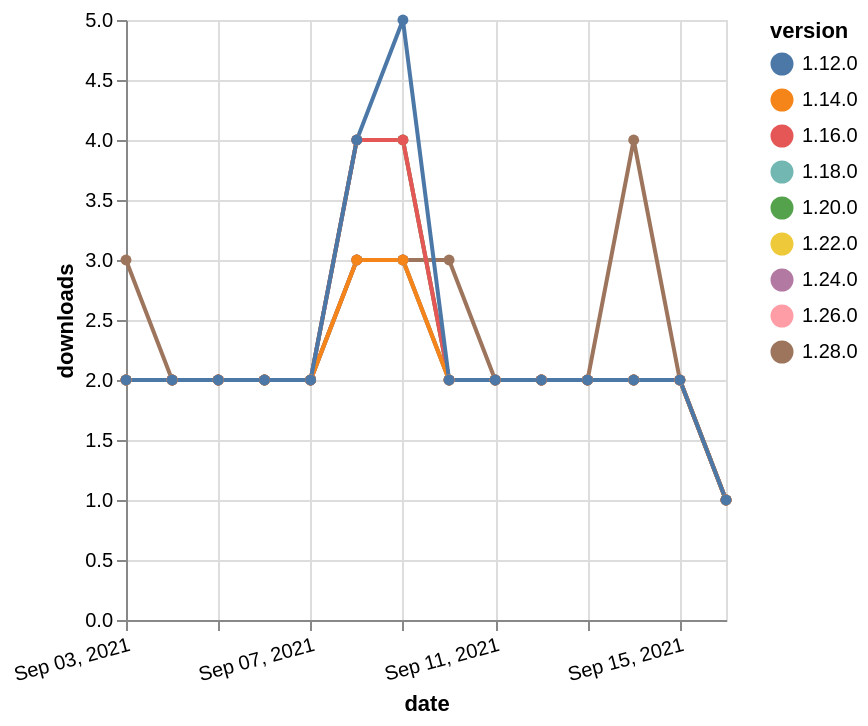

Describe this chart as a Vega-Lite specification.
### Vega-Lite specification from a JSON file in a GitHub repository (floating-point values rounded to 4 significant figures)
{"$schema": "https://vega.github.io/schema/vega-lite/v5.json", "description": "A simple bar chart with embedded data.", "data": {"values": [{"date": "2021-09-03", "total": 2051, "delta": 2, "version": "1.18.0"}, {"date": "2021-09-04", "total": 2053, "delta": 2, "version": "1.18.0"}, {"date": "2021-09-05", "total": 2055, "delta": 2, "version": "1.18.0"}, {"date": "2021-09-06", "total": 2057, "delta": 2, "version": "1.18.0"}, {"date": "2021-09-07", "total": 2059, "delta": 2, "version": "1.18.0"}, {"date": "2021-09-08", "total": 2062, "delta": 3, "version": "1.18.0"}, {"date": "2021-09-09", "total": 2065, "delta": 3, "version": "1.18.0"}, {"date": "2021-09-10", "total": 2067, "delta": 2, "version": "1.18.0"}, {"date": "2021-09-11", "total": 2069, "delta": 2, "version": "1.18.0"}, {"date": "2021-09-12", "total": 2071, "delta": 2, "version": "1.18.0"}, {"date": "2021-09-13", "total": 2073, "delta": 2, "version": "1.18.0"}, {"date": "2021-09-14", "total": 2075, "delta": 2, "version": "1.18.0"}, {"date": "2021-09-15", "total": 2077, "delta": 2, "version": "1.18.0"}, {"date": "2021-09-16", "total": 2078, "delta": 1, "version": "1.18.0"}, {"date": "2021-09-03", "total": 1470, "delta": 2, "version": "1.22.0"}, {"date": "2021-09-04", "total": 1472, "delta": 2, "version": "1.22.0"}, {"date": "2021-09-05", "total": 1474, "delta": 2, "version": "1.22.0"}, {"date": "2021-09-06", "total": 1476, "delta": 2, "version": "1.22.0"}, {"date": "2021-09-07", "total": 1478, "delta": 2, "version": "1.22.0"}, {"date": "2021-09-08", "total": 1481, "delta": 3, "version": "1.22.0"}, {"date": "2021-09-09", "total": 1484, "delta": 3, "version": "1.22.0"}, {"date": "2021-09-10", "total": 1486, "delta": 2, "version": "1.22.0"}, {"date": "2021-09-11", "total": 1488, "delta": 2, "version": "1.22.0"}, {"date": "2021-09-12", "total": 1490, "delta": 2, "version": "1.22.0"}, {"date": "2021-09-13", "total": 1492, "delta": 2, "version": "1.22.0"}, {"date": "2021-09-14", "total": 1494, "delta": 2, "version": "1.22.0"}, {"date": "2021-09-15", "total": 1496, "delta": 2, "version": "1.22.0"}, {"date": "2021-09-16", "total": 1497, "delta": 1, "version": "1.22.0"}, {"date": "2021-09-03", "total": 239, "delta": 3, "version": "1.28.0"}, {"date": "2021-09-04", "total": 241, "delta": 2, "version": "1.28.0"}, {"date": "2021-09-05", "total": 243, "delta": 2, "version": "1.28.0"}, {"date": "2021-09-06", "total": 245, "delta": 2, "version": "1.28.0"}, {"date": "2021-09-07", "total": 247, "delta": 2, "version": "1.28.0"}, {"date": "2021-09-08", "total": 250, "delta": 3, "version": "1.28.0"}, {"date": "2021-09-09", "total": 253, "delta": 3, "version": "1.28.0"}, {"date": "2021-09-10", "total": 256, "delta": 3, "version": "1.28.0"}, {"date": "2021-09-11", "total": 258, "delta": 2, "version": "1.28.0"}, {"date": "2021-09-12", "total": 260, "delta": 2, "version": "1.28.0"}, {"date": "2021-09-13", "total": 262, "delta": 2, "version": "1.28.0"}, {"date": "2021-09-14", "total": 266, "delta": 4, "version": "1.28.0"}, {"date": "2021-09-15", "total": 268, "delta": 2, "version": "1.28.0"}, {"date": "2021-09-16", "total": 269, "delta": 1, "version": "1.28.0"}, {"date": "2021-09-03", "total": 704, "delta": 2, "version": "1.26.0"}, {"date": "2021-09-04", "total": 706, "delta": 2, "version": "1.26.0"}, {"date": "2021-09-05", "total": 708, "delta": 2, "version": "1.26.0"}, {"date": "2021-09-06", "total": 710, "delta": 2, "version": "1.26.0"}, {"date": "2021-09-07", "total": 712, "delta": 2, "version": "1.26.0"}, {"date": "2021-09-08", "total": 716, "delta": 4, "version": "1.26.0"}, {"date": "2021-09-09", "total": 720, "delta": 4, "version": "1.26.0"}, {"date": "2021-09-10", "total": 722, "delta": 2, "version": "1.26.0"}, {"date": "2021-09-11", "total": 724, "delta": 2, "version": "1.26.0"}, {"date": "2021-09-12", "total": 726, "delta": 2, "version": "1.26.0"}, {"date": "2021-09-13", "total": 728, "delta": 2, "version": "1.26.0"}, {"date": "2021-09-14", "total": 730, "delta": 2, "version": "1.26.0"}, {"date": "2021-09-15", "total": 732, "delta": 2, "version": "1.26.0"}, {"date": "2021-09-16", "total": 733, "delta": 1, "version": "1.26.0"}, {"date": "2021-09-03", "total": 1975, "delta": 2, "version": "1.20.0"}, {"date": "2021-09-04", "total": 1977, "delta": 2, "version": "1.20.0"}, {"date": "2021-09-05", "total": 1979, "delta": 2, "version": "1.20.0"}, {"date": "2021-09-06", "total": 1981, "delta": 2, "version": "1.20.0"}, {"date": "2021-09-07", "total": 1983, "delta": 2, "version": "1.20.0"}, {"date": "2021-09-08", "total": 1987, "delta": 4, "version": "1.20.0"}, {"date": "2021-09-09", "total": 1991, "delta": 4, "version": "1.20.0"}, {"date": "2021-09-10", "total": 1993, "delta": 2, "version": "1.20.0"}, {"date": "2021-09-11", "total": 1995, "delta": 2, "version": "1.20.0"}, {"date": "2021-09-12", "total": 1997, "delta": 2, "version": "1.20.0"}, {"date": "2021-09-13", "total": 1999, "delta": 2, "version": "1.20.0"}, {"date": "2021-09-14", "total": 2001, "delta": 2, "version": "1.20.0"}, {"date": "2021-09-15", "total": 2003, "delta": 2, "version": "1.20.0"}, {"date": "2021-09-16", "total": 2004, "delta": 1, "version": "1.20.0"}, {"date": "2021-09-03", "total": 2443, "delta": 2, "version": "1.16.0"}, {"date": "2021-09-04", "total": 2445, "delta": 2, "version": "1.16.0"}, {"date": "2021-09-05", "total": 2447, "delta": 2, "version": "1.16.0"}, {"date": "2021-09-06", "total": 2449, "delta": 2, "version": "1.16.0"}, {"date": "2021-09-07", "total": 2451, "delta": 2, "version": "1.16.0"}, {"date": "2021-09-08", "total": 2455, "delta": 4, "version": "1.16.0"}, {"date": "2021-09-09", "total": 2459, "delta": 4, "version": "1.16.0"}, {"date": "2021-09-10", "total": 2461, "delta": 2, "version": "1.16.0"}, {"date": "2021-09-11", "total": 2463, "delta": 2, "version": "1.16.0"}, {"date": "2021-09-12", "total": 2465, "delta": 2, "version": "1.16.0"}, {"date": "2021-09-13", "total": 2467, "delta": 2, "version": "1.16.0"}, {"date": "2021-09-14", "total": 2469, "delta": 2, "version": "1.16.0"}, {"date": "2021-09-15", "total": 2471, "delta": 2, "version": "1.16.0"}, {"date": "2021-09-16", "total": 2472, "delta": 1, "version": "1.16.0"}, {"date": "2021-09-03", "total": 1000, "delta": 2, "version": "1.24.0"}, {"date": "2021-09-04", "total": 1002, "delta": 2, "version": "1.24.0"}, {"date": "2021-09-05", "total": 1004, "delta": 2, "version": "1.24.0"}, {"date": "2021-09-06", "total": 1006, "delta": 2, "version": "1.24.0"}, {"date": "2021-09-07", "total": 1008, "delta": 2, "version": "1.24.0"}, {"date": "2021-09-08", "total": 1011, "delta": 3, "version": "1.24.0"}, {"date": "2021-09-09", "total": 1014, "delta": 3, "version": "1.24.0"}, {"date": "2021-09-10", "total": 1016, "delta": 2, "version": "1.24.0"}, {"date": "2021-09-11", "total": 1018, "delta": 2, "version": "1.24.0"}, {"date": "2021-09-12", "total": 1020, "delta": 2, "version": "1.24.0"}, {"date": "2021-09-13", "total": 1022, "delta": 2, "version": "1.24.0"}, {"date": "2021-09-14", "total": 1024, "delta": 2, "version": "1.24.0"}, {"date": "2021-09-15", "total": 1026, "delta": 2, "version": "1.24.0"}, {"date": "2021-09-16", "total": 1027, "delta": 1, "version": "1.24.0"}, {"date": "2021-09-03", "total": 2572, "delta": 2, "version": "1.14.0"}, {"date": "2021-09-04", "total": 2574, "delta": 2, "version": "1.14.0"}, {"date": "2021-09-05", "total": 2576, "delta": 2, "version": "1.14.0"}, {"date": "2021-09-06", "total": 2578, "delta": 2, "version": "1.14.0"}, {"date": "2021-09-07", "total": 2580, "delta": 2, "version": "1.14.0"}, {"date": "2021-09-08", "total": 2583, "delta": 3, "version": "1.14.0"}, {"date": "2021-09-09", "total": 2586, "delta": 3, "version": "1.14.0"}, {"date": "2021-09-10", "total": 2588, "delta": 2, "version": "1.14.0"}, {"date": "2021-09-11", "total": 2590, "delta": 2, "version": "1.14.0"}, {"date": "2021-09-12", "total": 2592, "delta": 2, "version": "1.14.0"}, {"date": "2021-09-13", "total": 2594, "delta": 2, "version": "1.14.0"}, {"date": "2021-09-14", "total": 2596, "delta": 2, "version": "1.14.0"}, {"date": "2021-09-15", "total": 2598, "delta": 2, "version": "1.14.0"}, {"date": "2021-09-16", "total": 2599, "delta": 1, "version": "1.14.0"}, {"date": "2021-09-03", "total": 3137, "delta": 2, "version": "1.12.0"}, {"date": "2021-09-04", "total": 3139, "delta": 2, "version": "1.12.0"}, {"date": "2021-09-05", "total": 3141, "delta": 2, "version": "1.12.0"}, {"date": "2021-09-06", "total": 3143, "delta": 2, "version": "1.12.0"}, {"date": "2021-09-07", "total": 3145, "delta": 2, "version": "1.12.0"}, {"date": "2021-09-08", "total": 3149, "delta": 4, "version": "1.12.0"}, {"date": "2021-09-09", "total": 3154, "delta": 5, "version": "1.12.0"}, {"date": "2021-09-10", "total": 3156, "delta": 2, "version": "1.12.0"}, {"date": "2021-09-11", "total": 3158, "delta": 2, "version": "1.12.0"}, {"date": "2021-09-12", "total": 3160, "delta": 2, "version": "1.12.0"}, {"date": "2021-09-13", "total": 3162, "delta": 2, "version": "1.12.0"}, {"date": "2021-09-14", "total": 3164, "delta": 2, "version": "1.12.0"}, {"date": "2021-09-15", "total": 3166, "delta": 2, "version": "1.12.0"}, {"date": "2021-09-16", "total": 3167, "delta": 1, "version": "1.12.0"}]}, "width": "container", "mark": {"type": "line", "point": {"filled": true}}, "encoding": {"x": {"field": "date", "type": "temporal", "timeUnit": "yearmonthdate", "title": "date", "axis": {"labelAngle": -15}}, "y": {"field": "delta", "type": "quantitative", "title": "downloads"}, "color": {"field": "version", "type": "nominal"}, "tooltip": {"field": "delta"}}}
